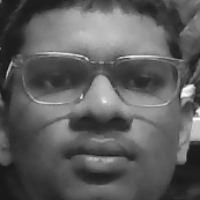
#> input picture data/faces/Chetan/004.png, 200 x 200 px, given in place of the camera
$ python -i app.py   (imports and definitions only)
#> lines starting #> are read from the running program, lines starting #| are printed output that depends on the picture
from __future__ import annotations

import argparse
import json
import re
import sys
import time
from pathlib import Path

import cv2
import numpy as np


BASE_DIR = Path(__file__).resolve().parent
DATA_DIR = BASE_DIR / "data"
FACES_DIR = DATA_DIR / "faces"
MODEL_PATH = DATA_DIR / "trainer.yml"
LABELS_PATH = DATA_DIR / "labels.json"
RECOGNIZED_LOG_PATH = DATA_DIR / "recognized_faces.txt"
CASCADE_PATH = Path(cv2.data.haarcascades) / "haarcascade_frontalface_default.xml"
FACE_SIZE = (200, 200)
SAMPLES_NEEDED = 30

def fail(message: str) -> None:
    print(f"Error: {message}", file=sys.stderr)
    raise SystemExit(1)


def safe_name(name: str) -> str:
    cleaned = re.sub(r"[^a-zA-Z0-9_-]+", "_", name.strip())
    if not cleaned:
        fail("Please provide a name containing letters or numbers.")
    return cleaned


# [9 lines left out: function get_enrolled_people, not called in this run]


def detector() -> cv2.CascadeClassifier:
    cascade = cv2.CascadeClassifier(str(CASCADE_PATH))
    if cascade.empty():
        fail("OpenCV's face detector could not be loaded.")
    return cascade


# [4 lines left out: function recognizer, not called in this run]


def open_camera() -> cv2.VideoCapture:
    camera = cv2.VideoCapture(0, cv2.CAP_DSHOW) if sys.platform.startswith("win") else cv2.VideoCapture(0)
    if not camera.isOpened():
        camera.release()
        camera = cv2.VideoCapture(0)
    if not camera.isOpened():
        fail("No webcam was found or it is in use by another application.")
    return camera


def largest_face(gray: np.ndarray, cascade: cv2.CascadeClassifier):
    faces = cascade.detectMultiScale(gray, scaleFactor=1.15, minNeighbors=6, minSize=(100, 100), maxSize=(700, 700))
    return max(faces, key=lambda face: face[2] * face[3]) if len(faces) else None


# [52 lines left out: functions recognize_frame, list_people, remove_person, record_recognition, not called in this run]


def enroll(raw_name: str) -> None:
#> called with raw_name = 'data/faces/Chetan/004.png'
    name = safe_name(raw_name)
    destination = FACES_DIR / name
    destination.mkdir(parents=True, exist_ok=True)
    cascade, camera = detector(), open_camera()
    saved, last_saved = 0, 0.0

    print("Look at the camera and slowly turn your head. Press Q to cancel.")
    try:
        while saved < SAMPLES_NEEDED:
            ok, frame = camera.read()
#> frame is the input picture: shape (200, 200, 3); min 24, max 252, mean 93.1
            if not ok:
                fail("Could not read from the webcam.")
            gray = cv2.cvtColor(frame, cv2.COLOR_BGR2GRAY)
            face = largest_face(gray, cascade)
#> in largest_face, `faces = cascade.detectMultiScale(gray, scaleFactor=1.15, minNeighbors=..`: faces = [[11, 11, 173, 173]]
#> face = [11, 11, 173, 173]
            if face is not None:
                x, y, w, h = face
#> x = 11; y = 11; w = 173; h = 173
                crop = cv2.resize(gray[y:y + h, x:x + w], FACE_SIZE)
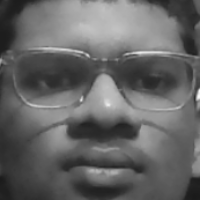
#> crop: shape (200, 200); min 26, max 249, mean 101
                now = time.monotonic()
                if now - last_saved >= 0.20:
                    saved += 1
                    last_saved = now
                    cv2.imwrite(str(destination / f"{saved:03d}.png"), crop)
                cv2.rectangle(frame, (x, y), (x + w, y + h), (0, 200, 0), 2)
            cv2.putText(frame, f"Samples: {saved}/{SAMPLES_NEEDED}", (12, 32), cv2.FONT_HERSHEY_SIMPLEX, 0.8, (0, 200, 0), 2)
            cv2.putText(frame, "Q: cancel", (12, 62), cv2.FONT_HERSHEY_SIMPLEX, 0.6, (255, 255, 255), 2)
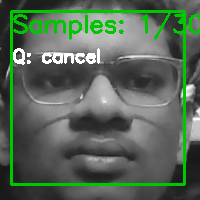
#> frame: shape (200, 200, 3); mean B, G, R 87.6, 103.8, 87.6
            cv2.imshow("Enroll face", frame)
            if cv2.waitKey(1) & 0xFF in (ord("q"), ord("Q")):
#> (key q is pressed here)
                print("Enrollment cancelled.")
                return
    finally:
        camera.release()
        cv2.destroyAllWindows()
    print(f"Saved {saved} samples for {name}. Run: python face_recognition_app.py train")


# [94 lines left out: functions train, recognize, main, not called in this run]


# [2 lines not run here, left out]

>>> result = enroll('data/faces/Chetan/004.png')
